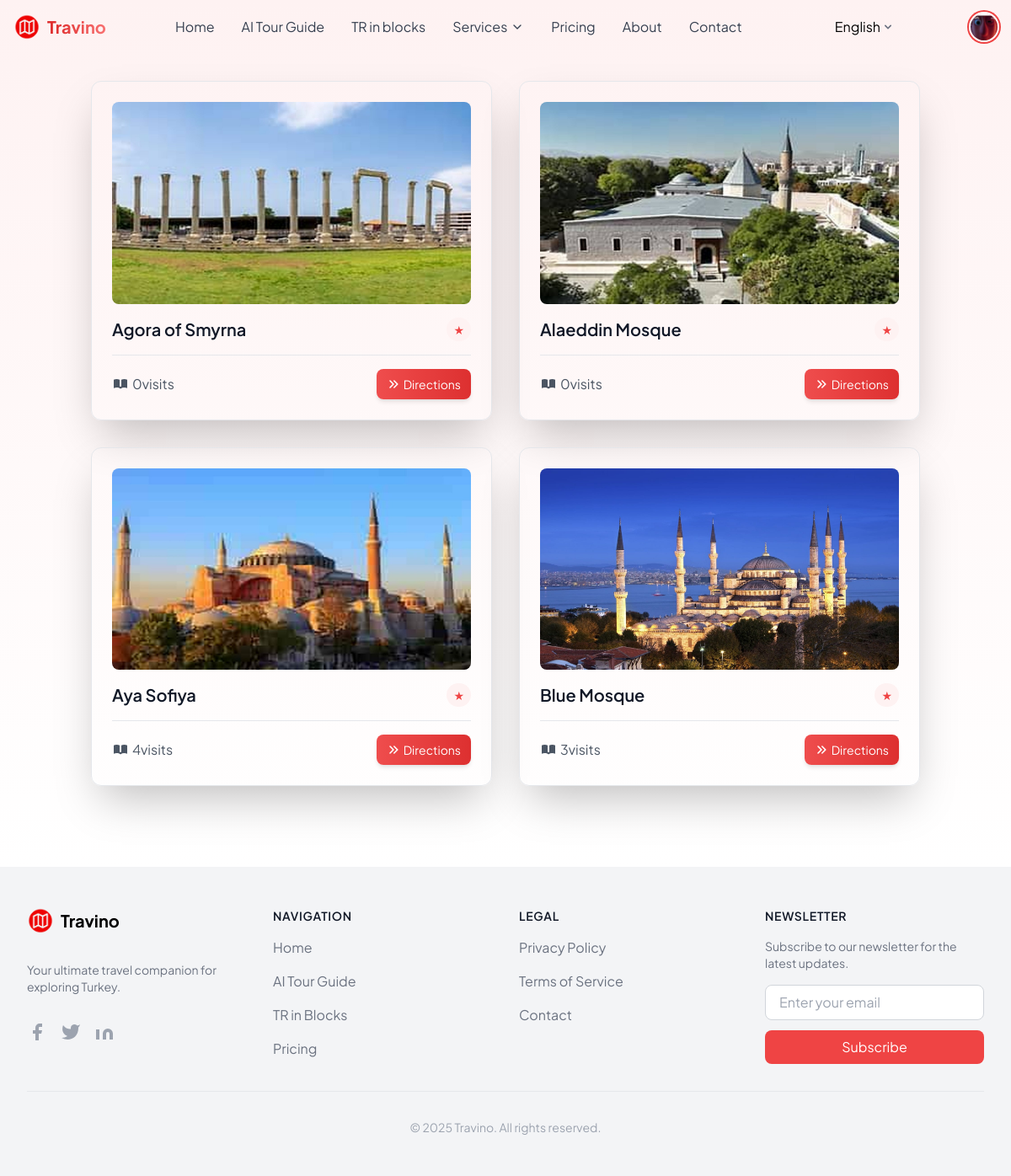
/en/category/3/ (signed in), run on the app's committed database.
### app/models.py (models this page shows, shortened)
class CustomUser(AbstractUser):
    name = models.CharField(max_length=100, blank=True)
    image = models.ImageField(upload_to='profile_pics', default='profile_pics/default.png')
    email = models.EmailField(unique=True)
    password = models.CharField(max_length=128, default='defaultpassword')
    nationality = models.CharField(max_length=100, default='Not specified')
    starter_plan = models.BooleanField(default=True)
    premium_plan = models.BooleanField(default=False)
    all_stars_plan = models.BooleanField(default=False)

class Place(models.Model):
    name = models.CharField(max_length=100)
    image = models.ImageField(upload_to='place_pics', default='default.png')
    category = models.ForeignKey(Category, on_delete=models.CASCADE, related_name='places')
    location = models.CharField(max_length=100, default='Not located')
    visits = models.IntegerField(default=0)

### app/views.py (the view)
# urls.py: path('category/<int:pk>/', views.category_detail, name='category_detail'),
def category_detail(request, pk):
    category = get_object_or_404(Category, pk=pk)
    places = Place.objects.filter(category=category)
    context = {
        'category': category,
        'places': places,
    }
    return render(request, 'category_detail.html', context)

### templates/category_detail.html (shortened to what this page needs)
{% extends "base.html" %}
{% block maincontent %}
<section class="body-font bg-gradient-to-b from-red-50 to-white">
  <div class="container px-5 py-24 mx-auto">
    <div class="flex flex-wrap -m-4 justify-center">
      {% for place in places %}
      <a href="{% url 'place_detail' place.id %}">
        <div data-aos="fade-up" class="xl:w-1/4 md:w-1/2 p-4 group">
        <div class="glass-card bg-white/20 backdrop-blur-lg border border-white/30 rounded-xl p-6 shadow-2xl hover:shadow-red-100/20 transition-all duration-300 h-full">
          <div class="overflow-hidden rounded-lg aspect-video mb-4">
            <img class="w-full h-full object-cover transform transition-all duration-500 hover:scale-110"
                 src="{{place.image.url}}"
                 alt="{{place.name}}">
          </div>
          <div class="flex items-center justify-between mb-3">
            <h3 class="text-xl font-semibold text-gray-900">{{place.name}}</h3>
            <span class="flex-shrink-0 text-red-500 text-sm font-medium px-2 py-1 rounded-full bg-red-50">
              ★ {{place.rating}}
            </span>
          </div>
          <div class="flex items-center justify-between mt-4 border-t border-white/20 pt-4">
            <div class="flex items-center text-gray-600">
              <span>{{place.visits|default:0}}</span> visits
            </div>
            <div class="flex gap-2">
              <button
                onclick="getDirections('{{place.name|addslashes}}')"
                class="directions-btn text-sm bg-gradient-to-r from-red-500 to-red-600 text-white py-2 px-3 rounded-lg flex items-center shadow-md hover:shadow-lg transition-all duration-300">
                Directions
              </button>
            </div>
          </div>
        </div>
      </div>
      </a>
      {% endfor %}
    </div>
  </div>
</section>
{% endblock maincontent %}

### templates/base.html (shortened to what this page needs)
{% load i18n %}
{% load static %}
<!DOCTYPE html>
<html lang="en">
<head>
    <link href="https://cdn.jsdelivr.net/npm/tailwindcss@2.2.19/dist/tailwind.min.css" rel="stylesheet">
</head>
<body class="min-h-screen flex flex-col">
    <nav class="fixed w-full z-50 transition-all duration-300" id="main-nav">
        <div class="max-w-7xl mx-auto px-4">
            <div class="flex justify-between items-center h-16">
                <div class="flex items-center space-x-4">
                    <a href="{% url 'home' %}" class="flex items-center space-x-2">
                        <img src="{% static 'media/app/icon png.png' %}" class="h-8 w-auto" alt="Travino">
                        <span class="text-xl font-bold bg-gradient-to-r from-red-600 to-red-400 bg-clip-text text-transparent">
                        </span>
                    </a>
                </div>
                <div class="hidden md:flex items-center space-x-8">
                    <a href="{% url 'home' %}" class="nav-link text-gray-700 hover:text-red-500">{% blocktrans %}Home{% endblocktrans %}</a>
                    <a href="{% url 'aitg' %}" class="nav-link text-gray-700 hover:text-red-500">{% blocktrans %}AI Tour Guide{% endblocktrans %}</a>
                    <a href="{% url 'tr_in_blocks' %}" class="nav-link text-gray-700 hover:text-red-500">{% blocktrans %}TR in blocks{% endblocktrans %}</a>
                    <div class="relative">
                        <button id="servicesButton" class="nav-link text-gray-700 hover:text-red-500 flex items-center space-x-1">
                            <span>{% blocktrans %}Services{% endblocktrans %}</span>
                            <svg xmlns="http://www.w3.org/2000/svg" width="16" height="16" viewBox="0 0 24 24" fill="none" stroke="currentColor" stroke-width="2" stroke-linecap="round" stroke-linejoin="round"><path d="m6 9 6 6 6-6"/></svg>
                        </button>
                    </div>
                    <a href="{% url 'pricing' %}" class="nav-link text-gray-700 hover:text-red-500">{% blocktrans %}Pricing{% endblocktrans %}</a>
                    <a href="{% url 'about' %}" class="nav-link text-gray-700 hover:text-red-500">{% blocktrans %}About{% endblocktrans %}</a>
                    <a href="{% url 'contact' %}" class="nav-link text-gray-700 hover:text-red-500">{% blocktrans %}Contact{% endblocktrans %}</a>
                </div>
<div class="relative hidden md:block">
    <form action="{% url 'set_language' %}" method="post" class="ml-4">
        <div class="relative group">
            <select name="language" onchange="this.form.submit()"
                    class="appearance-none bg-transparent border-none text-grey-400 hover:text-red-500
                           pr-6 py-2 pl-3 rounded-md cursor-pointer focus:outline-none
                           transition-colors duration-200">
                {% get_current_language as LANGUAGE_CODE %}
                {% get_available_languages as LANGUAGES %}
                {% for code, name in LANGUAGES %}
                    <option value="{{ code }}" {% if code == LANGUAGE_CODE %}selected{% endif %}>
                        {{ name|title }}
                    </option>
                {% endfor %}
            </select>
            <div class="pointer-events-none absolute inset-y-0 right-0 flex items-center px-2">
            </div>
        </div>
    </form>
</div>
                <div class="relative hidden md:block">
                    <button id="user-menu-button" class="flex items-center space-x-2 focus:outline-none">
                        <div class="w-8 h-8 rounded-full overflow-hidden ring-2 ring-red-500 ring-offset-2">
                            {% if user.is_authenticated %}
                                <img class="w-full h-full object-cover" src="{{ MEDIA_URL }}{{ user.image.url }}" alt="">
                            {% else %}
                                <img class="w-full h-full object-cover" src="{{ MEDIA_URL }}{% static 'app/default.png' %}" alt="">
                            {% endif %}
                        </div>
                    </button>
                </div>
            </div>
        </div>
    </nav>
    <main class="flex-grow">
        {% block maincontent %}{% endblock maincontent %}
    </main>
    <footer class="bg-gray-100 hidden md:block">
        <div class="max-w-7xl mx-auto px-4 py-12 sm:px-6 lg:px-8">
            <div class="grid grid-cols-1 md:grid-cols-4 gap-8">
                <div class="space-y-8">
                    <div class="flex items-center space-x-2">
                        <img src="{% static 'app/icon png.png' %}" class="h-8 w-auto" alt="Travino">
                        <span class="text-xl font-bold">Travino</span>
                    </div>
                    <p class="text-gray-500 text-sm">
                    </p>
                    <div class="flex space-x-4">
                        <a href="#" class="text-gray-400 hover:text-red-500 transition-colors">
                            <svg class="h-6 w-6" fill="currentColor" viewBox="0 0 24 24">
                                <path d="M18 2h-3a5 5 0 00-5 5v3H7v4h3v8h4v-8h3l1-4h-4V7a1 1 0 011-1h3z"/>
                            </svg>
                        </a>
                        <a href="https://x.com/Travino_Ai" class="text-gray-400 hover:text-red-500 transition-colors">
                            <svg class="h-6 w-6" fill="currentColor" viewBox="0 0 24 24">
                                <path d="M23 3a10.9 10.9 0 01-3.14 1.53 4.48 4.48 0 00-7.86 3v1A10.66 10.66 0 013 4s-4 9 5 13a11.64 11.64 0 01-7 2c9 5 20 0 20-11.5a4.5 4.5 0 00-.08-.83A7.72 7.72 0 0023 3z"/>
                            </svg>
                        </a>
                        <a href="#" class="text-gray-400 hover:text-red-500 transition-colors">
                            <svg class="h-6 w-6" fill="currentColor" viewBox="0 0 24 24">
                                <path d="M16 8a6 6 0 016 6v7h-4v-7a2 2 0 00-2-2 2 2 0 00-2 2v7h-4v-7a6 6 0 016-6zM2 9h4v12H2z"/>
                            </svg>
                        </a>
                    </div>
                </div>
                <div>
                    <h3 class="text-sm font-semibold text-gray-900 tracking-wider uppercase">Navigation</h3>
                    <ul class="mt-4 space-y-4">
                        <li><a href="{% url 'home' %}" class="text-gray-500 hover:text-red-500 transition-colors">{% blocktrans %}Home{% endblocktrans %}</a></li>
                        <li><a href="{% url 'aitg' %}" class="text-gray-500 hover:text-red-500 transition-colors">{% blocktrans %}AI Tour Guide{% endblocktrans %}</a></li>
                        <li><a href="{% url 'tr_in_blocks' %}" class="text-gray-500 hover:text-red-500 transition-colors">{% blocktrans %}TR in Blocks{% endblocktrans %}</a></li>
                        <li><a href="{% url 'pricing' %}" class="text-gray-500 hover:text-red-500 transition-colors">{% blocktrans %}Pricing{% endblocktrans %}</a></li>
                    </ul>
                </div>
                <div>
                    <h3 class="text-sm font-semibold text-gray-900 tracking-wider uppercase">{% blocktrans %}Legal{% endblocktrans %}</h3>
                    <ul class="mt-4 space-y-4">
                        <li><a href="#" class="text-gray-500 hover:text-red-500 transition-colors">{% blocktrans %}Privacy Policy{% endblocktrans %}</a></li>
                        <li><a href="#" class="text-gray-500 hover:text-red-500 transition-colors">{% blocktrans %}Terms of Service{% endblocktrans %}</a></li>
                        <li><a href="{% url 'contact' %}" class="text-gray-500 hover:text-red-500 transition-colors">{% blocktrans %}Contact{% endblocktrans %}</a></li>
                    </ul>
                </div>
                <div>
                    <h3 class="text-sm font-semibold text-gray-900 tracking-wider uppercase">{% blocktrans %}Newsletter{% endblocktrans %}</h3>
                    <p class="mt-4 text-gray-500 text-sm">{% blocktrans %}Subscribe to our newsletter for the latest updates.{% endblocktrans %}</p>
                    <form class="mt-4">
                        <div class="flex flex-col space-y-3">
                            <input
                                type="email"
                                placeholder="Enter your email"
                                class="px-4 py-2 border border-gray-300 rounded-lg focus:ring-2 focus:ring-red-500 focus:border-red-500"
                            >
                            <button type="submit" class="px-4 py-2 bg-red-500 text-white rounded-lg hover:bg-red-600 transition-colors">
                            </button>
                        </div>
                    </form>
                </div>
            </div>
            <div class="mt-8 border-t border-gray-200 pt-8">
                <p class="text-gray-400 text-sm text-center">
                    © 2025 Travino. All rights reserved.
                </p>
            </div>
        </div>
    </footer>
                    {% get_current_language as LANGUAGE_CODE %}
                    {% get_available_languages as LANGUAGES %}
</body>
</html>

### templates/category_detail.html (style rules this page uses)
.glass-card { transition: all 0.3s ease; position: relative; }
.glass-card::before { content: ''; position: absolute; top: 0; left: 0; right: 0; bottom: 0; border-radius: inherit; box-shadow: inset 0 0 15px rgba(255, 255, 255, 0.3); z-index: -1; }
.directions-btn { opacity: 0.95; transition: all 0.3s ease; }

### data on the page
CustomUser: image (picture)
Place: image (picture), name "Agora of Smyrna", visits "0"
Place: image (picture), name "Alaeddin Mosque", visits "0"
Place: image (picture), name "Aya Sofiya", visits "4"
Place: image (picture), name "Blue Mosque", visits "3"

### other printed values
form field language "English"
